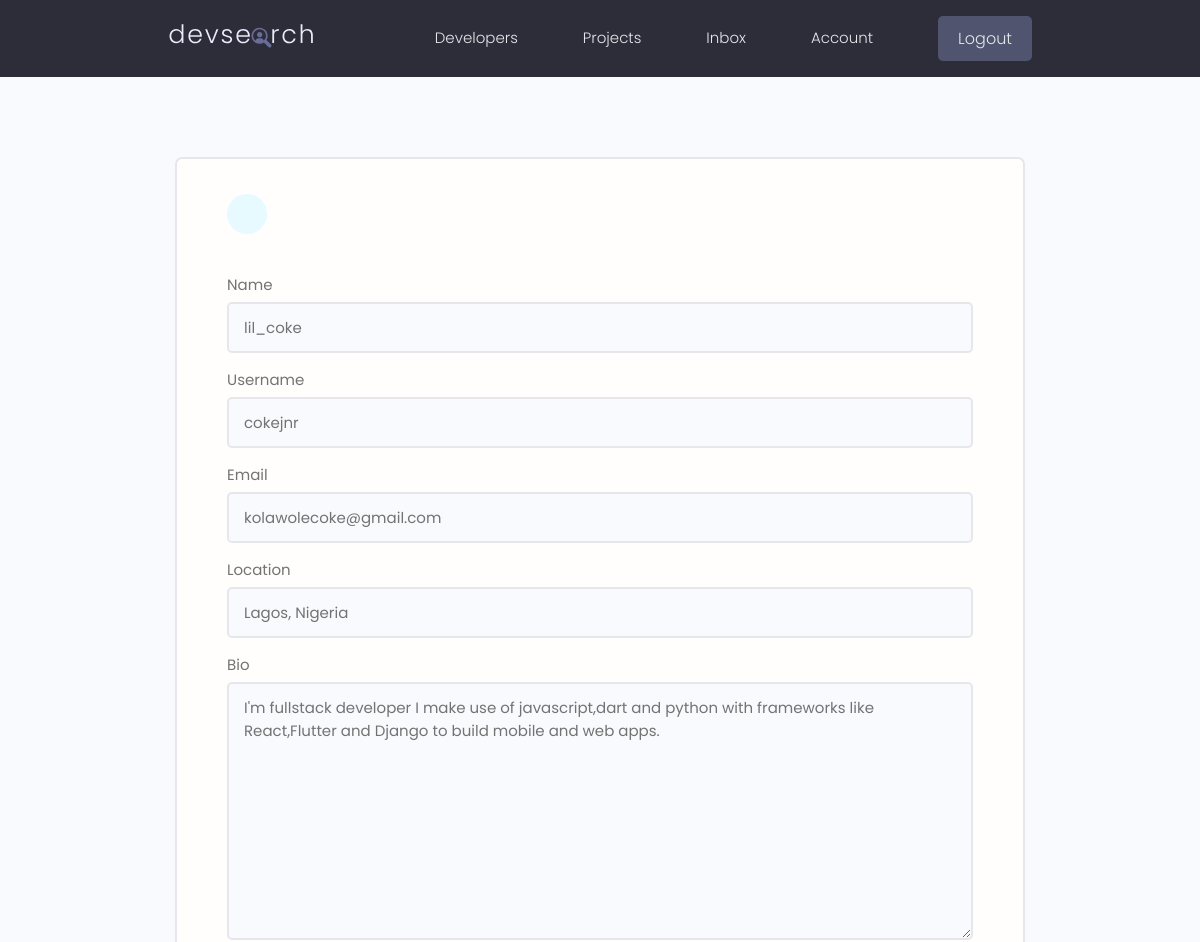
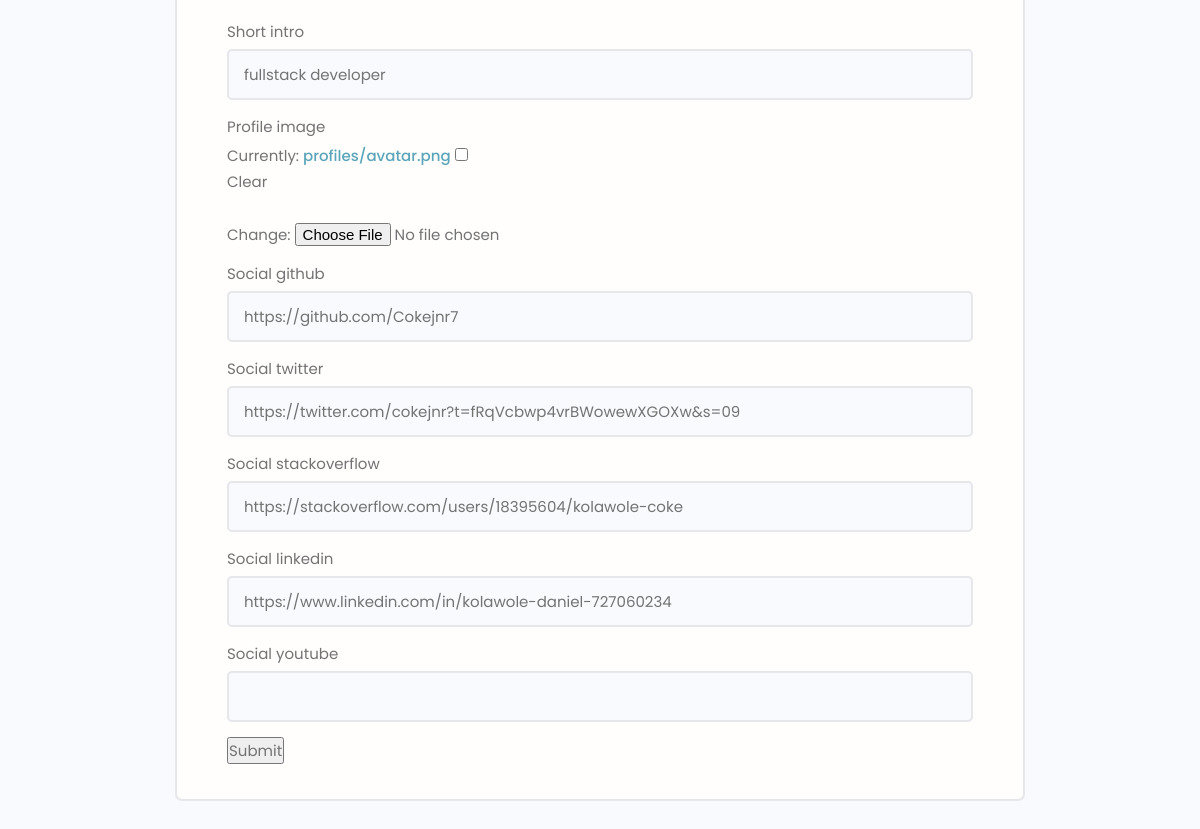
The page /edit-account/ (signed in) on the database its author committed (2 pictures, top to bottom).
### users/models.py (models this page shows, shortened)
class Profile(models.Model):
    user = models.OneToOneField(
        User, on_delete=models.CASCADE, null=True, blank=True)
    name = models.CharField(max_length=200, null=True, blank=True)
    username = models.CharField(max_length=200, null=True, blank=True)
    location = models.CharField(max_length=200, null=True, blank=True)
    email = models.EmailField(max_length=500, null=True, blank=True)
    short_intro = models.CharField(max_length=200, null=True, blank=True)
    bio = models.TextField(blank=True, null=True)
    profile_image = models.ImageField(
        blank=True, null=True, upload_to='profiles/', default="profiles/user-default.png")
    social_github = models.CharField(max_length=200, null=True, blank=True)
    social_twitter = models.CharField(max_length=200, null=True, blank=True)
    social_linkedin = models.CharField(max_length=200, null=True, blank=True)
    social_stackoverflow = models.CharField(
        max_length=200, null=True, blank=True)
    social_youtube = models.CharField(max_length=200, null=True, blank=True)
    created = models.DateTimeField(auto_now_add=True)
    id = models.UUIDField(default=uuid.uuid4, editable=False,
                          primary_key=True, unique=True)

### users/views.py (the view, shortened to what this page needs)
# urls.py: path('edit-account/', views.editAccount, name='edit-account'),
@login_required(login_url='login')
def editAccount(request):
    profile = request.user.profile
    form = ProfileForm(instance=profile)
    context = {
        'form': form
    }
    return render(request, 'users/profile_form.html', context)

### users/forms.py
class ProfileForm(ModelForm):
    class Meta:
        model = Profile
        fields = ['name', 'username', 'email', 'location', 'bio', 'short_intro', 'profile_image',
                  'social_github', 'social_twitter', 'social_stackoverflow', 'social_linkedin', 'social_youtube']
    def __init__(self, *args, **kwargs):
        super(ProfileForm, self).__init__(*args, **kwargs)
        for name, field in self.fields.items():
            field.widget.attrs.update({'class': 'input'})

### users/templates/users/profile_form.html (shortened to what this page needs)
{% extends 'main.html' %}
{% block content %}
<main class="formPage my-xl">
    <div class="content-box">
        <div class="formWrapper">
            <a class="backButton" href="{% url 'account' %}"></a>
            <br>
<form method="POST" action="{% url 'edit-account' %}" enctype="multipart/form-data">
{% for field in form %}
<div class="form__field">
<label for="formInput#text">{{field.label}}</label>
   {{field}}
</div>
{% endfor %}
<input type="submit" value="Submit" />
</form>
</div>
</div>
</main>
{% endblock  %}

### static/styles/app.css (style rules this page uses)
:root { --color-sub: #2d2d39; }
.content-box { width: 95%; max-width: 85rem; margin: 0 auto; }
.backButton { background: var(--color-main-light); color: var(--color-main); width: 4rem; height: 4rem; display: flex; align-items: center; justify-content: center; border-radius: 50%; }
.formPage .formWrapper { list-style: none; background: var(--color-white); padding: 3.5rem 5rem; border: 2px solid var(--color-light); border-radius: 0.7rem; }
*, *::before, *::after { box-sizing: border-box; }
html, body { padding: 0; margin: 0; }

### static/uikit/styles/modules/_variables.css (style rules this page uses)
:root { --color-main: #5aa5b9; --color-main-light: #e6faff; --color-sub: #3f4156; --color-sub-light: #51546e; --color-sub-lighter: #ededfd; --color-text: #737373; --color-gray: #8b8b8b; --color-light: #e5e7eb; --color-light-gray: #767676; --color-bg: #f8fafd; --color-white: #fffefd; --color-white-light: #f3f3f3; --color-success: #359e64; --color-success-bg: #def8e8; --color-error: #fc4b0b; --color-error-bg: #fff2ee; --font-base: 'Poppins', arial, helvetica, 'Segoe UI', roboto, ubuntu, sans-serif; --font-monospace: 'Fira Code', 'Courier New', courier, monospace; --font-regular: 300; --font-medium: 500; --font-bold: 700; --generic-shadow: 1px 1px 5px #00000010; --generic-transition: all 0.3s ease-in-out; }

### static/uikit/styles/modules/_base.css (style rules this page uses)
* { margin: 0; padding: 0; box-sizing: border-box; text-rendering: optimizeLegibility; color: inherit; font-size: inherit; }
html { font-size: 50%; }
@media only screen and (min-width: 480px) { html { font-size: 56.25%; } }
@media only screen and (min-width: 1200px) { html { font-size: 62.5%; } }
body { line-height: 1.6; font-weight: 400; font-size: 1.5rem; color: var(--color-text); background-color: var(--color-bg); min-height: 100vh; }

### static/uikit/styles/modules/_typography.css (style rules this page uses)
* { font-family: var(--font-base); }
a { padding-bottom: 2px; text-decoration: none; display: inline-block; color: var(--color-main); font-weight: var(--font-medium); }

### static/uikit/styles/modules/_utilities.css (style rules this page uses)
.my-xl { margin: 8rem auto; }

### static/uikit/styles/modules/_form.css (style rules this page uses)
.form__field { margin-top: 1.5rem; margin-bottom: 1.5rem; }
.form__label, .form__field > label { display: block; margin-bottom: 0.5rem; color: var(--color-text); }
input.input[type='text'], input.input[type='email'], input.input[type='password'], input.input[type='number'], textarea.input { min-width: 24rem; width: 100%; padding: 1.2rem 1.5rem; border-radius: 0.5rem; border: 2px solid var(--color-light); transition: all 0.3s ease-in-out; background-color: var(--color-bg); }

### rows shown on the page
Profile: form "lil_coke" "cokejnr" "kolawolecoke@gmail.com" "Lagos, Nigeria" "I'm fullstack developer I make use of javascript,dart and python with frameworks like React,Flutter and Django to build mobile and web apps." "fullstack developer" "https://github.com/Cokejnr7" "https://twitter.com/cokejnr?t=fRqVcbwp4vrBWowewXGOXw&s=09" "https://stackoverflow.com/users/18395604/kolawole-coke" "https://www.linkedin.com/in/kolawole-daniel-727060234"

### other values the page prints
{{ field.label }} "Name" "Username" "Email" "Location" "Bio" "Short intro" "Profile image" "Social github" "Social twitter" "Social stackoverflow" "Social linkedin" "Social youtube"
